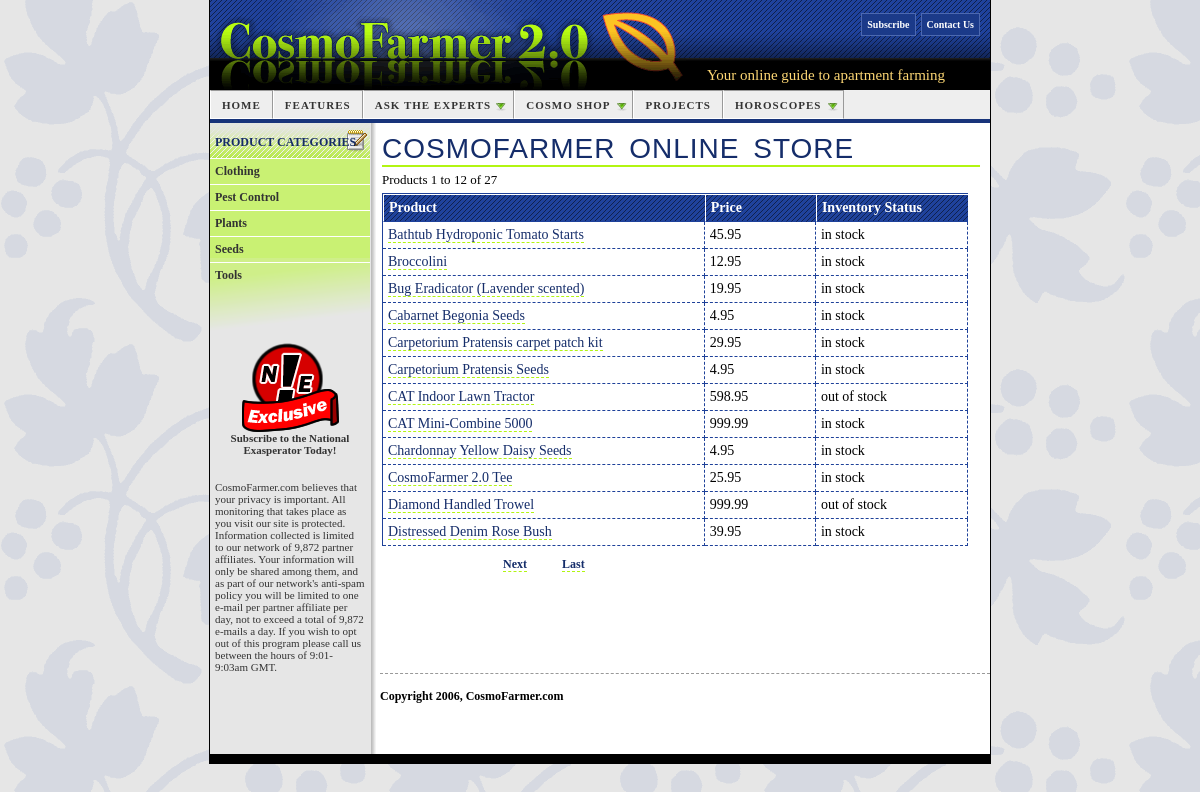
The page / on the database its author committed.
### tables this page shows
CREATE TABLE `categories` (
  `categoryID` mediumint(8) unsigned NOT NULL AUTO_INCREMENT,
  `categoryName` varchar(64) NOT NULL,
  PRIMARY KEY (`categoryID`)
);

CREATE TABLE `products` (
  `productID` mediumint(8) unsigned NOT NULL AUTO_INCREMENT,
  `productName` varchar(64) NOT NULL,
  `price` double(10,2) NOT NULL,
  `description` text NOT NULL,
  `inventory` varchar(12) NOT NULL,
  `vendorID` mediumint(9) NOT NULL,
  `categoryID` mediumint(9) NOT NULL,
  `image` varchar(255) NOT NULL,
  `onSale` tinyint(4) NOT NULL,
  PRIMARY KEY (`productID`)
);

### index.php (the view, shortened to what this page needs)
<?php require_once('Connections/connCosmo.php'); ?>
<?php
$currentPage = $_SERVER["PHP_SELF"];
$maxRows_rsProducts = 12;
$pageNum_rsProducts = 0;
$startRow_rsProducts = $pageNum_rsProducts * $maxRows_rsProducts;
$query_rsProducts = "SELECT productID, productName, price, inventory FROM products ORDER BY productName ASC";
$query_limit_rsProducts = sprintf("%s LIMIT %d, %d", $query_rsProducts, $startRow_rsProducts, $maxRows_rsProducts);
$rsProducts = mysql_query($query_limit_rsProducts, $connCosmo) or die(mysql_error());
$row_rsProducts = mysql_fetch_assoc($rsProducts);
if (isset($_GET['totalRows_rsProducts'])) {
  $totalRows_rsProducts = $_GET['totalRows_rsProducts'];
} else {
  $all_rsProducts = mysql_query($query_rsProducts);
  $totalRows_rsProducts = mysql_num_rows($all_rsProducts);
}
$totalPages_rsProducts = ceil($totalRows_rsProducts/$maxRows_rsProducts)-1;
$query_rsCategories = "SELECT * FROM categories ORDER BY categoryName ASC";
$rsCategories = mysql_query($query_rsCategories, $connCosmo) or die(mysql_error());
$row_rsCategories = mysql_fetch_assoc($rsCategories);
$queryString_rsProducts = "";
$queryString_rsProducts = sprintf("&totalRows_rsProducts=%d%s", $totalRows_rsProducts, $queryString_rsProducts);
?>
<!DOCTYPE html PUBLIC "-//W3C//DTD XHTML 1.0 Transitional//EN" "http://www.w3.org/TR/xhtml1/DTD/xhtml1-transitional.dtd">
<html xmlns="http://www.w3.org/1999/xhtml">
<head>
<link href="styles/global.css" rel="stylesheet" type="text/css" />
<link href="SpryAssets/SpryMenuBarHorizontal.css" rel="stylesheet" type="text/css" />
<link href="styles/twoColFixLtHdr.css" rel="stylesheet" type="text/css" />
</head>
<body class="twoColFixLtHdr">
<div id="container">
  <div id="header">
    <p><img src="images/cosmo_logo.gif" alt="CosmoFarmer 2.0" width="476" height="90"/>    </p>
   <p id="tagline">Your online guide to apartment farming</p>
  <ul id="sitetools">
      <li><a href="#">Contact Us</a></li>
<li><a href="#">Subscribe</a> </li>
</ul>
  <ul id="mainNav" class="MenuBarHorizontal">
    <li><a href="#">Home</a> </li>
    <li><a href="#">Features</a></li>
<li><a class="MenuBarItemSubmenu" href="#">Ask the Experts</a>
    </li>
<li><a href="index.php" class="MenuBarItemSubmenu">Cosmo Shop</a>
    </li>
    <li><a href="#">Projects</a></li>
<li><a href="#" class="MenuBarItemSubmenu">Horoscopes</a>
    </li>
  </ul>
  <br class="clear" />
  </div>
  <div id="sidebar1">
<div class="related">
  <h2>Product
    Categories</h2>
  <ul>
    <?php do { ?>
        <li><a href="category.php?categoryID=<?php echo $row_rsCategories['categoryID']; ?>"><?php echo $row_rsCategories['categoryName']; ?></a></li>
      <?php } while ($row_rsCategories = mysql_fetch_assoc($rsCategories)); ?>
  </ul>
</div>
<div class="natEx">
      <p><a href="http://www.nationalexasperator.com/"><img src="images/ne.png" alt="National Exasperator" width="97" height="89" /></a></p>
      <p><a href="http://www.nationalexasperator.com/">Subscribe to the National Exasperator Today! </a></p>
    </div>
    <p>CosmoFarmer.com believes that your privacy is important. All monitoring that takes place as you visit our site is protected. Information collected is limited to our  network of 9,872 partner affiliates. Your information will only be shared among them, and as part of our network's anti-spam policy you will be limited to one e-mail per partner affiliate per day, not to exceed a total of 9,872 e-mails a day. If you wish to opt out of this program please call us between the hours of 9:01-9:03am GMT. </p>
  </div>
  <div id="mainContent">
  <h1>CosmoFarmer Online Store</h1>
  <p>Products <?php echo ($startRow_rsProducts + 1) ?> to <?php echo min($startRow_rsProducts + $maxRows_rsProducts, $totalRows_rsProducts) ?> of <?php echo $totalRows_rsProducts ?> </p>
  <table width="98%" border="0" cellpadding="0" cellspacing="0" class="products">
    <tr>
      <th width="55%" scope="col">Product</th>
      <th width="19%" scope="col">Price</th>
      <th width="26%" scope="col">Inventory Status</th>
    </tr>
    <?php do { ?>
      <tr>
        <td><a href="product.php?productID=<?php echo $row_rsProducts['productID']; ?>"><?php echo $row_rsProducts['productName']; ?></a></td>
        <td><?php echo $row_rsProducts['price']; ?></td>
        <td><?php echo $row_rsProducts['inventory']; ?></td>
      </tr>
      <?php } while ($row_rsProducts = mysql_fetch_assoc($rsProducts)); ?>
  </table>
  <table border="0" class="paging">
    <tr>
      <td><?php if ($pageNum_rsProducts > 0) {  ?>
          <?php }  ?></td>
      <td><?php if ($pageNum_rsProducts > 0) {  ?>
          <?php }  ?></td>
      <td><?php if ($pageNum_rsProducts < $totalPages_rsProducts) {  ?>
          <a href="<?php printf("%s?pageNum_rsProducts=%d%s", $currentPage, min($totalPages_rsProducts, $pageNum_rsProducts + 1), $queryString_rsProducts); ?>">Next</a>
          <?php }  ?></td>
      <td><?php if ($pageNum_rsProducts < $totalPages_rsProducts) {  ?>
          <a href="<?php printf("%s?pageNum_rsProducts=%d%s", $currentPage, $totalPages_rsProducts, $queryString_rsProducts); ?>">Last</a>
          <?php }  ?></td>
    </tr>
  </table>
<p>&nbsp;</p>
  </div>
	<div id="footer">
    <p>Copyright 2006, CosmoFarmer.com</p>
  </div>
</div>
</body>
</html>

### styles/global.css (style rules this page uses)
body { font: 100% Trebuchet MS; background: #666666 url(../images/leaf_bg.gif); margin: 0; padding: 0; text-align: center; color: #000000; }
#container { width: 780px; margin: 0 auto; text-align: left; padding: 0; background: #FFF url(../images/bg_wrapper.gif) repeat-y; border-right: 1px solid #000000; border-left: 1px solid #000000; border-bottom: 10px solid #000; }
#header { background: #EEEEEE url(../images/bg_banner.gif) repeat-x; position: relative; border-bottom: 4px solid #18347A; zoom: 1; }
#header img { display: block; }
#sitetools { position: absolute; top: 10px; right: 5px; width: 50%; margin: 0px; padding: 0px; list-style: none; }
#sitetools li { display: inline; float: right; margin-right: 5px; padding-bottom: 0.5em; }
#sitetools li a { font-size: 10px; text-decoration: none; color: #FFFFFF; line-height: 3em; background: #1B3A89; padding: 5px; height: 2em; border: 1px solid #4D69B0; font-weight: bold; }
#tagline { position: absolute; color: #FDD774; top: 67px; left: 497px; font: 15px "Trebuchet MS"; }
#mainContent a { text-decoration: none; border-bottom: 1px dashed #B2F511; color: #152D6A; }
#mainContent h1 { color: #152D6A; border-bottom: 2px solid #B2F511; font: normal 28px Impact, "Arial Narrow", sans-serif; text-transform: uppercase; letter-spacing: 1px; word-spacing: 5px; margin: 0 0 5px 0; }
#mainContent p { font-size: 13px; margin-bottom: 5px; }
#sidebar1 p { color: #333333; padding-right: 5px; padding-left: 5px; font-size: 11px; }
#sidebar1 a { text-decoration: none; color: #333333; }
#sidebar1 .related { margin-bottom: 10px; padding-bottom: 45px; background: #C9F173 url(../images/bg_related.png) no-repeat left bottom; }
#sidebar1 .related li { list-style: none; display: inline; }
#sidebar1 h2, #sidebar1 h3, #sidebar1 p { padding-right: 5px; padding-left: 5px; }
#sidebar1 h2 { color: #152C67; padding-bottom: 10px; font-size: 12px; text-transform: uppercase; line-height: 100%; background: url(../images/bg_relatedhead.gif) no-repeat right top; margin: 0; padding-left: 5px; padding-top: 13px; }
#sidebar1 .related a { display: block; padding: 5px; border-top: 1px solid #FFF; text-decoration: none; }
#sidebar1 .related ul { margin: 0px; padding: 0px; font-size: 12px; font-weight: bold; }
div.natEx { text-align: center; margin-top: 5px; font-weight: bold; margin-bottom: 25px; }
.natEx p { margin-bottom: 5px; }
#footer { padding: 5px 0 40px 0; border-top: 1px dashed #999999; font-weight: bold; color: #000000; margin: 20px 0 0 170px; clear: both; }
#footer p { margin: 0; padding: 10px 0; font-weight: bold; font-size: 12px; }
a img { border-style: none; }
.twoColFixLtHdr p { margin: 0px; padding: 0px; }
table.products td, table.products th { text-align: left; padding: 5px; font-size: 14px; border-bottom: 1px dashed #1E4199; }
table.products { border-left: 1px solid #1E4199; border-top: 1px solid #1E4199; margin-bottom: 8px; }
table.products td { border-right: 1px dashed #1E4199; }
table.products th { color: #FFFFFF; border-left: 1px solid #FFFFFF; border-top: 1px solid #FFFFFF; background: url(../images/bg_legal.png); }
.paging td { font-size: 12px; font-weight: bold; width: 3em; padding-right: 20px; }

### SpryAssets/SpryMenuBarHorizontal.css (style rules this page uses)
ul.MenuBarHorizontal { margin: 0; padding: 0; list-style-type: none; font-size: 100%; cursor: default; }
ul.MenuBarHorizontal li { margin: 0; padding: 0; list-style-type: none; font-size: 100%; position: relative; text-align: left; width: auto; float: left; }
ul.MenuBarHorizontal a { cursor: pointer; background-color: #EEE; padding: 0.7em 1em; color: #333; text-decoration: none; display: block; font-size: 11px; text-transform: uppercase; font-weight: bold; border-right: 1px solid #999999; border-left: 1px solid #FFFFFF; border-top: 1px solid #999999; border-bottom: 1px solid #FFFFFF; letter-spacing: 1px; }
ul.MenuBarHorizontal a.MenuBarItemSubmenu { background-image: url(SpryMenuBarDown.gif); background-repeat: no-repeat; background-position: 95% 50%; padding-right: 2em; }

### styles/twoColFixLtHdr.css (style rules this page uses)
.twoColFixLtHdr #header { padding: 0; margin: 0; }
.twoColFixLtHdr #sidebar1 { float: left; width: 160px; padding: 0; }
.twoColFixLtHdr #mainContent { margin: 0 0 0 162px; padding: 10px 10px 0 10px; }

### rows shown on the page
categories: categoryName "Clothing"
categories: categoryName "Pest Control"
categories: categoryName "Plants"
categories: categoryName "Seeds"
categories: categoryName "Tools"
products: productName "Bathtub Hydroponic Tomato Starts", price "45.95", inventory "in stock"
products: productName "Broccolini", price "12.95", inventory "in stock"
products: productName "Bug Eradicator (Lavender scented)", price "19.95", inventory "in stock"
products: productName "Cabarnet Begonia Seeds", price "4.95", inventory "in stock"
products: productName "Carpetorium Pratensis carpet patch kit", price "29.95", inventory "in stock"
products: productName "Carpetorium Pratensis Seeds", price "4.95", inventory "in stock"
products: productName "CAT Indoor Lawn Tractor", price "598.95", inventory "out of stock"
products: productName "CAT Mini-Combine 5000", price "999.99", inventory "in stock"
products: productName "Chardonnay Yellow Daisy Seeds", price "4.95", inventory "in stock"
products: productName "CosmoFarmer 2.0 Tee", price "25.95", inventory "in stock"
products: productName "Diamond Handled Trowel", price "999.99", inventory "out of stock"
products: productName "Distressed Denim Rose Bush", price "39.95", inventory "in stock"

### other values the page prints
$startRow_rsProducts + 1 "1"
min($startRow_rsProducts + $maxRows_rsProducts, $totalRows_rsProducts) "12"
$totalRows_rsProducts "27"
